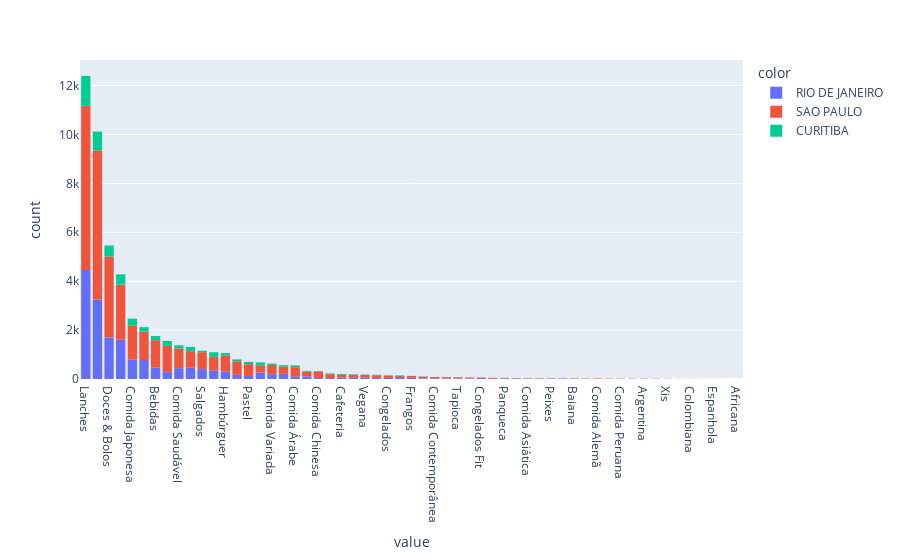

Source (notebook cell):
### Code cell
px.histogram(data_import['dish_description'], color=data_import['city']).update_xaxes(categoryorder='total descending')

### Figure 1 — Plotly figure (JSON) as saved in the notebook; plotly's stock layout.template omitted (floating-point values rounded to 4 significant figures; data arrays with more than 128 entries replaced by an {"elided": "..."} marker saying what was removed)
{"data": [{"alignmentgroup": "True", "bingroup": "x", "hovertemplate": "color=RIO DE JANEIRO<br>value=%{x}<br>count=%{y}<extra></extra>", "legendgroup": "RIO DE JANEIRO", "marker": {"color": "#636efa", "pattern": {"shape": ""}}, "name": "RIO DE JANEIRO", "offsetgroup": "RIO DE JANEIRO", "orientation": "v", "showlegend": true, "type": "histogram", "x": {"elided": "17178 str values"}, "xaxis": "x", "yaxis": "y"}, {"alignmentgroup": "True", "bingroup": "x", "hovertemplate": "color=SAO PAULO<br>value=%{x}<br>count=%{y}<extra></extra>", "legendgroup": "SAO PAULO", "marker": {"color": "#EF553B", "pattern": {"shape": ""}}, "name": "SAO PAULO", "offsetgroup": "SAO PAULO", "orientation": "v", "showlegend": true, "type": "histogram", "x": {"elided": "30778 str values"}, "xaxis": "x", "yaxis": "y"}, {"alignmentgroup": "True", "bingroup": "x", "hovertemplate": "color=CURITIBA<br>value=%{x}<br>count=%{y}<extra></extra>", "legendgroup": "CURITIBA", "marker": {"color": "#00cc96", "pattern": {"shape": ""}}, "name": "CURITIBA", "offsetgroup": "CURITIBA", "orientation": "v", "showlegend": true, "type": "histogram", "x": {"elided": "5146 str values"}, "xaxis": "x", "yaxis": "y"}], "layout": {"barmode": "relative", "legend": {"title": {"text": "color"}, "tracegroupgap": 0}, "margin": {"t": 60}, "xaxis": {"anchor": "y", "categoryorder": "total descending", "domain": [0, 1], "title": {"text": "value"}}, "yaxis": {"anchor": "x", "domain": [0, 1], "title": {"text": "count"}}}}
